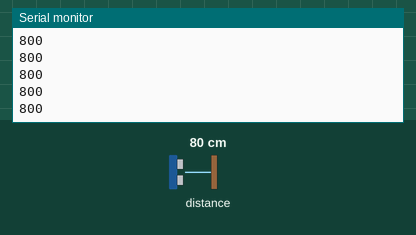
The sketch below on a simulated Arduino Uno, built with avr-gcc and run on an emulated ATmega328P. Shown: the last lines printed to the serial monitor. The test bench sets the inputs (shaded band); at power-on: distance to the obstacle 80 cm.

Above: at 1.2 s.
1.3 s: distance to the obstacle set to 2 cm
At 1.35 s:
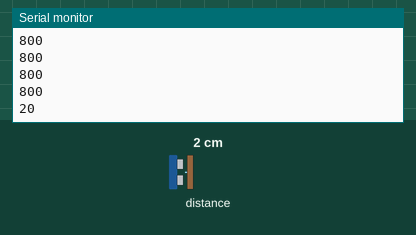
2.8 s: distance to the obstacle set to 4 cm
At 2.82 s:
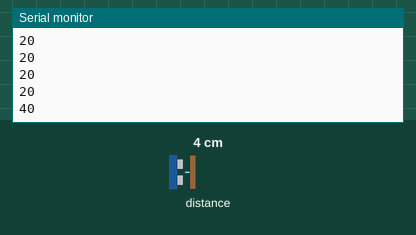
Timing chart, 0 to 5.8 s (numbered marks = the images above; inputs shaded):
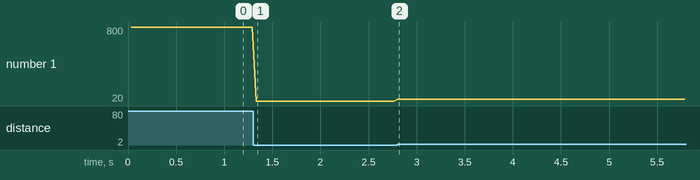

The sketch:

distance_sensor_test.ino
```cpp
#include "Adafruit_VL53L0X.h"

Adafruit_VL53L0X lox = Adafruit_VL53L0X();

void setup() {
  Serial.begin(9600);

  // wait until serial port opens for native USB devices
  while (!Serial) {
    delay(1);
  }

  if (!lox.begin()) {
    Serial.println(F("error"));
    while(1);
  }
}


void loop() {
  VL53L0X_RangingMeasurementData_t measure;

  lox.rangingTest(&measure, false); // pass in 'true' to get debug data printout!

  if (measure.RangeStatus != 4) {  // phase failures have incorrect data
    Serial.println(measure.RangeMilliMeter);
  } else {
    Serial.println("8191");
  }

  delay(10);
}
```

Measured:
- after the input at 1.3 s, the serial monitor: prints a new line at once (image 1)
- after the input at 2.8 s, the serial monitor: prints a new line at once (image 2)
- plotted number 1: 800 → 20 after the input at 1.3 s, 20 → 40 after the input at 2.8 s
